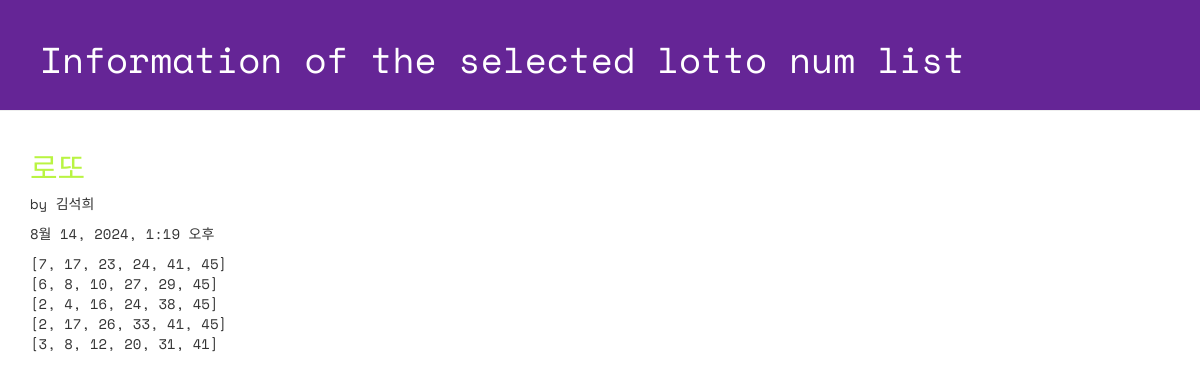
The app's page /lotto/3/detail/ with its own data.
### lotto/models.py (models this page shows, shortened)
class GuessNumbers(models.Model):
    name = models.CharField(max_length=24) # 로또 번호 리스트의 이름
    text = models.CharField(max_length=255) # 로또 번호 리스트에 대한 설명
    lottos = models.CharField(max_length=255, default='[1, 2, 3, 4, 5, 6]') # 로또 번호들이 담길 str
    num_lotto = models.IntegerField(default=5) # 6개 번호 set의 갯수
    update_date = models.DateTimeField()

### lotto/views.py (the view)
# urls.py: path('lotto/<int:lottokey>/detail/', views.detail, name='detail'),
def detail(request,lottokey):
    lotto = GuessNumbers.objects.get(pk=lottokey)
    return render(request, 'lotto/detail.html',{'lotto':lotto})

### lotto/templates/lotto/detail.html (shortened to what this page needs)
<!DOCTYPE html>
{% load static %}
<html lang="ko">
<head>
  <link rel="stylesheet" href="//maxcdn.bootstrapcdn.com/bootstrap/3.2.0/css/bootstrap.min.css">
  <link rel="stylesheet" href="//maxcdn.bootstrapcdn.com/bootstrap/3.2.0/css/bootstrap-theme.min.css">
  <link rel="stylesheet" href="{% static 'css/lotto.css'%}">
</head>
<body>
  <div class="page-header">
    <h1>Information of the selected lotto num list</h1>
  </div>
  <div class="container lotto">
    <h2>{{ lotto.text }}</h2>
    <p> by {{ lotto.name }}</p>
    <p> {{ lotto.update_date }}</p>
    <p> {{ lotto.lottos | linebreaksbr }}</p>
  </div>
</body>
</html>

### lotto/static/css/lotto.css (style rules this page uses)
.page-header { background-color: #652596; margin-top: 0; padding: 20px 20px 20px 40px; font-family: 'Space Mono', monospace; }
.page-header h1 { color: #FFFFFF; }
.container { font-family: 'Space Mono', monospace; }
.container h2 { color: #b9f442; }

### records on screen
GuessNumbers: text "로또", name "김석희", update_date "8월 14, 2024, 1:19 오후", lottos "[7, 17, 23, 24, 41, 45] [6, 8, 10, 27, 29, 45] [2, 4, 16, 24, 38, 45] [2, 17, 26, 33, 41, 45] [3, 8, 12, 20, 31, 41]"
